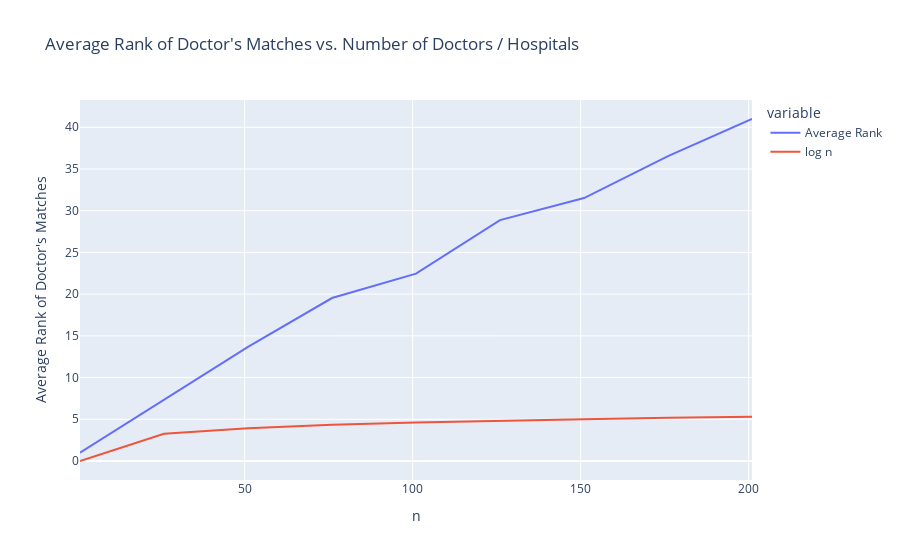

This figure's notebook cell:
### Markdown cell above
### Average Rank of Doctors and Hospitals

### Code cell
doctorRanksResults["Average Rank"] = doctorRanksResults.mean(axis = 1)
doctorRanksResults["log n"] = np.log(doctorRanksResults.index)

display(doctorRanksResults)

px.line(doctorRanksResults[['Average Rank', 'log n']], title = "Average Rank of Doctor's Matches vs. Number of Doctors / Hospitals", 
        labels = {"value": "Average Rank of Doctor's Matches"})

### Figure 1 — Plotly figure (JSON) as saved in the notebook; plotly's stock layout.template omitted (floating-point values rounded to 4 significant figures)
{"data": [{"hovertemplate": "variable=Average Rank<br>n=%{x}<br>Average Rank of Doctor's Matches=%{y}<extra></extra>", "legendgroup": "Average Rank", "line": {"color": "#636efa", "dash": "solid"}, "mode": "lines", "name": "Average Rank", "orientation": "v", "showlegend": true, "type": "scatter", "x": [1, 26, 51, 76, 101, 126, 151, 176, 201], "xaxis": "x", "y": [1, 7.286, 13.68, 19.53, 22.46, 28.87, 31.51, 36.53, 40.99], "yaxis": "y"}, {"hovertemplate": "variable=log n<br>n=%{x}<br>Average Rank of Doctor's Matches=%{y}<extra></extra>", "legendgroup": "log n", "line": {"color": "#EF553B", "dash": "solid"}, "mode": "lines", "name": "log n", "orientation": "v", "showlegend": true, "type": "scatter", "x": [1, 26, 51, 76, 101, 126, 151, 176, 201], "xaxis": "x", "y": [0, 3.258, 3.932, 4.331, 4.615, 4.836, 5.017, 5.17, 5.303], "yaxis": "y"}], "layout": {"legend": {"title": {"text": "variable"}, "tracegroupgap": 0}, "title": {"text": "Average Rank of Doctor's Matches vs. Number of Doctors / Hospitals"}, "xaxis": {"anchor": "y", "domain": [0, 1], "title": {"text": "n"}}, "yaxis": {"anchor": "x", "domain": [0, 1], "title": {"text": "Average Rank of Doctor's Matches"}}}}
